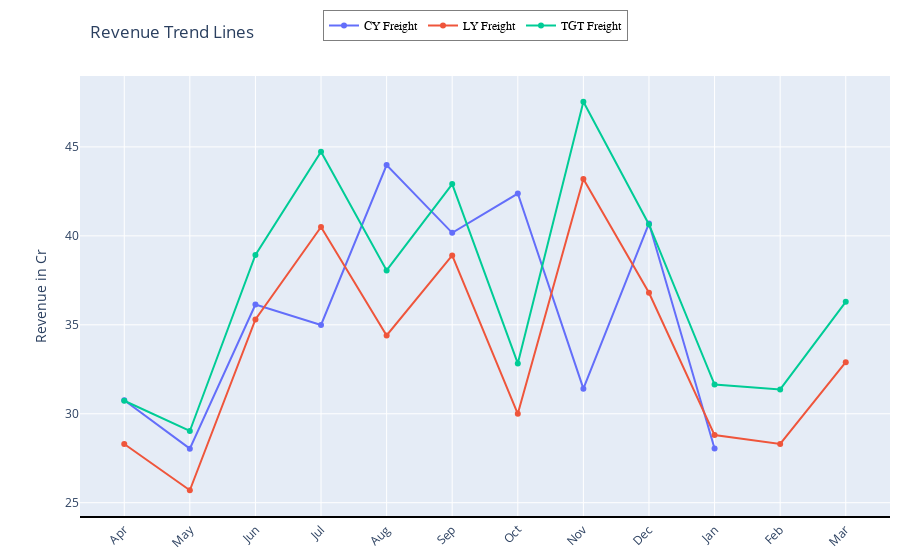

The code cell stored with this chart in its notebook:
### Code cell
current_year_monthwise_outward_df = current_year_monthwise_outward_df.sort_values(by='earning_month')
previous_year_monthwise_outward_df = previous_year_monthwise_outward_df.sort_values(by='earning_month')
division_monthwise_target_df  = division_monthwise_target_df.sort_values(by='earning_month')
months = ['Apr', 'May', 'Jun', 'Jul', 'Aug', 'Sep',
                'Oct', 'Nov', 'Dec', 'Jan', 'Feb', 'Mar']
# Create a figure with subplots
fig = go.Figure()

# Add trend lines for each category
fig.add_trace(
    go.Scatter(x=months,
               y=current_year_monthwise_outward_df['freight'],
               mode='lines+markers',
               showlegend=True,
               name='CY Freight',
               hovertemplate='Month: %{x}<br>Current Year Freight: %{y:.2f} Cr')
)
fig.add_trace(
    go.Scatter(x=months,
               y=previous_year_monthwise_outward_df['freight'],
               mode='lines+markers',
               showlegend=True,
               name='LY Freight',
               hovertemplate='Month: %{x}<br>Last Year Freight: %{y:.2f} Cr')
)

fig.add_trace(
    go.Scatter(x=months,
               y=division_monthwise_target_df['freight'],
               mode='lines+markers',
               showlegend=True,
               name='TGT Freight',
               hovertemplate='Month: %{x}<br>Last Year Freight: %{y:.2f} Cr')
    ),

# Update figure layout
fig.update_layout(
    xaxis_tickangle=-45,
    title='Revenue Trend Lines ',
    title_x=0.1,# Center title
    # xaxis_title='Month',
    yaxis_title='Revenue in Cr',
    margin=dict(t=10, b=10,r=10),  # Adjust top margin
    legend=dict(
        x=0.3,  # Change the x-coordinate of the legend
            y=1.15, # Change the y-coordinate of the legend
            traceorder='normal',  # Order of the legend items
            font=dict(
                family='sans-serif',
                size=12,
                color='black'
            ),
            bgcolor='rgba(255, 255, 255, 0.5)',  # Background color of the legend
            bordercolor='rgba(0, 0, 0, 0.5)',  # Border color of the legend
            borderwidth=1,  # Border width of the legend
            orientation='h',
            # yanchor="bottom",
            ),
        )
fig.update_xaxes(showline=True, linewidth=2, linecolor='black',)

### Figure 1 — Plotly figure (JSON) as saved in the notebook; plotly's stock layout.template omitted (floating-point values rounded to 4 significant figures)
{"data": [{"hovertemplate": "Month: %{x}<br>Current Year Freight: %{y:.2f} Cr", "mode": "lines+markers", "name": "CY Freight", "showlegend": true, "type": "scatter", "x": ["Apr", "May", "Jun", "Jul", "Aug", "Sep", "Oct", "Nov", "Dec", "Jan", "Feb", "Mar"], "y": [30.76, 28.04, 36.14, 34.99, 43.98, 40.17, 42.38, 31.41, 40.7, 28.05]}, {"hovertemplate": "Month: %{x}<br>Last Year Freight: %{y:.2f} Cr", "mode": "lines+markers", "name": "LY Freight", "showlegend": true, "type": "scatter", "x": ["Apr", "May", "Jun", "Jul", "Aug", "Sep", "Oct", "Nov", "Dec", "Jan", "Feb", "Mar"], "y": [28.3, 25.7, 35.3, 40.5, 34.4, 38.9, 30, 43.2, 36.8, 28.8, 28.3, 32.9]}, {"hovertemplate": "Month: %{x}<br>Last Year Freight: %{y:.2f} Cr", "mode": "lines+markers", "name": "TGT Freight", "showlegend": true, "type": "scatter", "x": ["Apr", "May", "Jun", "Jul", "Aug", "Sep", "Oct", "Nov", "Dec", "Jan", "Feb", "Mar"], "y": [30.73, 29.03, 38.93, 44.73, 38.06, 42.91, 32.83, 47.54, 40.64, 31.64, 31.37, 36.29]}], "layout": {"legend": {"bgcolor": "rgba(255, 255, 255, 0.5)", "bordercolor": "rgba(0, 0, 0, 0.5)", "borderwidth": 1, "font": {"color": "black", "family": "sans-serif", "size": 12}, "orientation": "h", "traceorder": "normal", "x": 0.3, "y": 1.15}, "margin": {"b": 10, "r": 10, "t": 10}, "title": {"text": "Revenue Trend Lines ", "x": 0.1}, "xaxis": {"linecolor": "black", "linewidth": 2, "showline": true, "tickangle": -45}, "yaxis": {"title": {"text": "Revenue in Cr"}}}}
